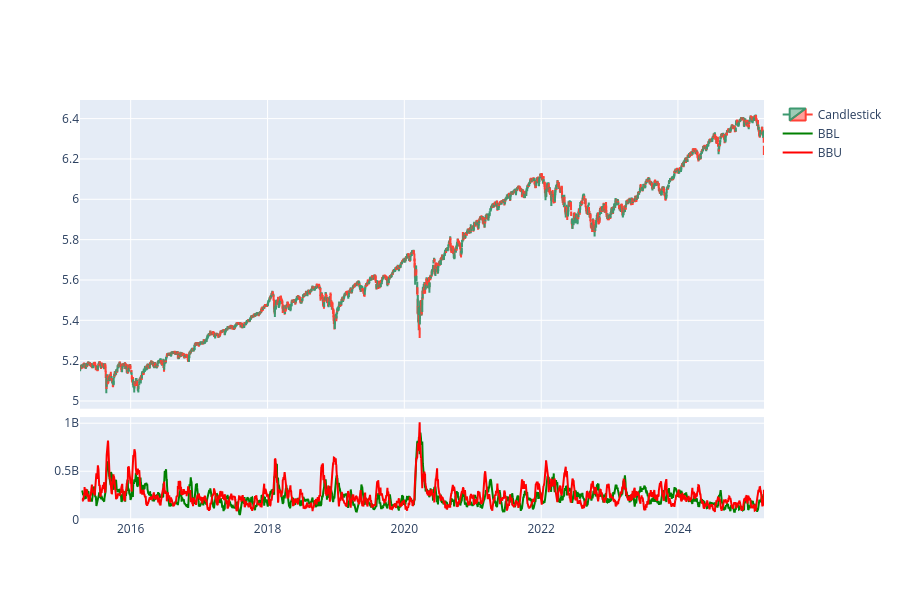

Here is the notebook cell this chart was saved with:
### Code cell
fig = buy_sell_cycle.plot()
fig.update_layout(width=None)

### Figure 1 — Plotly figure (JSON) as saved in the notebook; plotly's stock layout.template omitted (floating-point values rounded to 4 significant figures; data arrays with more than 128 entries replaced by an {"elided": "..."} marker saying what was removed)
{"data": [{"close": {"elided": "2517 float values"}, "high": {"elided": "2517 float values"}, "low": {"elided": "2517 float values"}, "name": "Candlestick", "open": {"elided": "2517 float values"}, "type": "candlestick", "x": {"elided": "2517 str values"}, "xaxis": "x", "yaxis": "y"}, {"line": {"color": "green"}, "mode": "lines", "name": "BBL", "type": "scatter", "x": {"elided": "2517 str values"}, "xaxis": "x2", "y": {"elided": "2517 float values"}, "yaxis": "y2"}, {"line": {"color": "red"}, "mode": "lines", "name": "BBU", "type": "scatter", "x": {"elided": "2517 str values"}, "xaxis": "x2", "y": {"elided": "2517 float values"}, "yaxis": "y2"}], "layout": {"height": 600, "showlegend": true, "xaxis": {"anchor": "y", "domain": [0, 1], "matches": "x2", "rangeslider": {"visible": false}, "showticklabels": false}, "xaxis2": {"anchor": "y2", "domain": [0, 1]}, "yaxis": {"anchor": "x", "domain": [0.265, 1.0]}, "yaxis2": {"anchor": "x2", "domain": [0, 0.245]}}}
